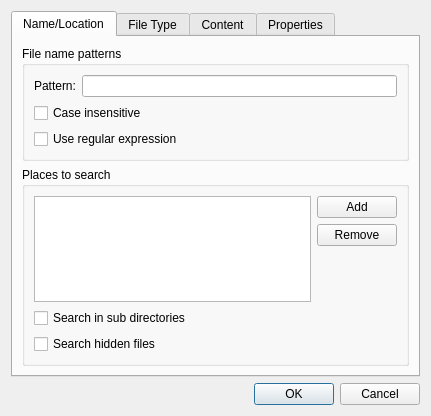
<?xml version="1.0" encoding="UTF-8"?>
<ui version="4.0">
 <class>FindFilesDialog</class>
 <widget class="QDialog" name="FindFilesDialog">
  <property name="geometry">
   <rect>
    <x>0</x>
    <y>0</y>
    <width>431</width>
    <height>416</height>
   </rect>
  </property>
  <property name="windowTitle">
   <string>Find Files</string>
  </property>
  <layout class="QVBoxLayout" name="verticalLayout">
   <item>
    <widget class="QTabWidget" name="tabWidget">
     <property name="currentIndex">
      <number>0</number>
     </property>
     <widget class="QWidget" name="tab">
      <attribute name="title">
       <string>Name/Location</string>
      </attribute>
      <layout class="QVBoxLayout" name="verticalLayout_4">
       <item>
        <widget class="QGroupBox" name="groupBox">
         <property name="title">
          <string>File name patterns</string>
         </property>
         <layout class="QFormLayout" name="formLayout">
          <item row="0" column="0">
           <widget class="QLabel" name="label">
            <property name="text">
             <string>Pattern:</string>
            </property>
           </widget>
          </item>
          <item row="0" column="1">
           <widget class="QLineEdit" name="lineEdit"/>
          </item>
          <item row="1" column="0" colspan="2">
           <widget class="QCheckBox" name="checkBox">
            <property name="text">
             <string>Case insensitive</string>
            </property>
           </widget>
          </item>
          <item row="2" column="0" colspan="2">
           <widget class="QCheckBox" name="checkBox_2">
            <property name="text">
             <string>Use regular expression</string>
            </property>
           </widget>
          </item>
         </layout>
        </widget>
       </item>
       <item>
        <widget class="QGroupBox" name="groupBox_2">
         <property name="title">
          <string>Places to search</string>
         </property>
         <layout class="QVBoxLayout" name="verticalLayout_3">
          <item>
           <layout class="QHBoxLayout" name="horizontalLayout">
            <item>
             <widget class="QListWidget" name="listWidget"/>
            </item>
            <item>
             <layout class="QVBoxLayout" name="verticalLayout_2">
              <item>
               <widget class="QPushButton" name="pushButton">
                <property name="text">
                 <string>Add</string>
                </property>
                <property name="icon">
                 <iconset theme="list-add">
                  <normaloff/>
                 </iconset>
                </property>
               </widget>
              </item>
              <item>
               <widget class="QPushButton" name="pushButton_2">
                <property name="text">
                 <string>Remove</string>
                </property>
                <property name="icon">
                 <iconset theme="list-remove">
                  <normaloff/>
                 </iconset>
                </property>
               </widget>
              </item>
              <item>
               <spacer name="verticalSpacer">
                <property name="orientation">
                 <enum>Qt::Vertical</enum>
                </property>
                <property name="sizeHint" stdset="0">
                 <size>
                  <width>20</width>
                  <height>40</height>
                 </size>
                </property>
               </spacer>
              </item>
             </layout>
            </item>
           </layout>
          </item>
          <item>
           <widget class="QCheckBox" name="checkBox_3">
            <property name="text">
             <string>Search in sub directories</string>
            </property>
           </widget>
          </item>
          <item>
           <widget class="QCheckBox" name="checkBox_4">
            <property name="text">
             <string>Search hidden files</string>
            </property>
           </widget>
          </item>
         </layout>
        </widget>
       </item>
      </layout>
     </widget>
     <widget class="QWidget" name="tab_2">
      <attribute name="title">
       <string>File Type</string>
      </attribute>
      <layout class="QVBoxLayout" name="verticalLayout_6">
       <item>
        <widget class="QGroupBox" name="groupBox_3">
         <property name="title">
          <string>File Type</string>
         </property>
         <layout class="QVBoxLayout" name="verticalLayout_5">
          <item>
           <widget class="QLabel" name="label_2">
            <property name="text">
             <string>Only search for files of following types:</string>
            </property>
           </widget>
          </item>
          <item>
           <widget class="QCheckBox" name="checkBox_5">
            <property name="text">
             <string>Text files</string>
            </property>
           </widget>
          </item>
          <item>
           <widget class="QCheckBox" name="checkBox_6">
            <property name="text">
             <string>Image files</string>
            </property>
           </widget>
          </item>
          <item>
           <widget class="QCheckBox" name="checkBox_7">
            <property name="text">
             <string>Audio files</string>
            </property>
           </widget>
          </item>
          <item>
           <widget class="QCheckBox" name="checkBox_8">
            <property name="text">
             <string>Video files</string>
            </property>
           </widget>
          </item>
          <item>
           <widget class="QCheckBox" name="checkBox_9">
            <property name="text">
             <string>Documents</string>
            </property>
           </widget>
          </item>
         </layout>
        </widget>
       </item>
       <item>
        <spacer name="verticalSpacer_2">
         <property name="orientation">
          <enum>Qt::Vertical</enum>
         </property>
         <property name="sizeHint" stdset="0">
          <size>
           <width>20</width>
           <height>40</height>
          </size>
         </property>
        </spacer>
       </item>
      </layout>
     </widget>
     <widget class="QWidget" name="tab_4">
      <attribute name="title">
       <string>Content</string>
      </attribute>
      <layout class="QVBoxLayout" name="verticalLayout_8">
       <item>
        <widget class="QGroupBox" name="groupBox_4">
         <property name="title">
          <string>File contains</string>
         </property>
         <layout class="QVBoxLayout" name="verticalLayout_7">
          <item>
           <widget class="QLineEdit" name="lineEdit_2"/>
          </item>
          <item>
           <widget class="QCheckBox" name="checkBox_10">
            <property name="text">
             <string>Case insensitive</string>
            </property>
           </widget>
          </item>
          <item>
           <widget class="QCheckBox" name="checkBox_11">
            <property name="text">
             <string>Use regular expression</string>
            </property>
           </widget>
          </item>
         </layout>
        </widget>
       </item>
       <item>
        <spacer name="verticalSpacer_3">
         <property name="orientation">
          <enum>Qt::Vertical</enum>
         </property>
         <property name="sizeHint" stdset="0">
          <size>
           <width>20</width>
           <height>40</height>
          </size>
         </property>
        </spacer>
       </item>
      </layout>
     </widget>
     <widget class="QWidget" name="tab_3">
      <attribute name="title">
       <string>Properties</string>
      </attribute>
      <layout class="QVBoxLayout" name="verticalLayout_9">
       <item>
        <widget class="QGroupBox" name="groupBox_5">
         <property name="title">
          <string>File Size</string>
         </property>
         <layout class="QFormLayout" name="formLayout_3">
          <item row="0" column="0">
           <widget class="QCheckBox" name="checkBox_12">
            <property name="text">
             <string>Bigger than:</string>
            </property>
           </widget>
          </item>
          <item row="0" column="1">
           <layout class="QHBoxLayout" name="horizontalLayout_2">
            <item>
             <widget class="QSpinBox" name="spinBox">
              <property name="enabled">
               <bool>false</bool>
              </property>
             </widget>
            </item>
            <item>
             <widget class="QComboBox" name="comboBox">
              <property name="enabled">
               <bool>false</bool>
              </property>
             </widget>
            </item>
           </layout>
          </item>
          <item row="1" column="0">
           <widget class="QCheckBox" name="checkBox_13">
            <property name="text">
             <string>Smaller than:</string>
            </property>
           </widget>
          </item>
          <item row="1" column="1">
           <layout class="QHBoxLayout" name="horizontalLayout_3">
            <item>
             <widget class="QSpinBox" name="spinBox_2">
              <property name="enabled">
               <bool>false</bool>
              </property>
             </widget>
            </item>
            <item>
             <widget class="QComboBox" name="comboBox_2">
              <property name="enabled">
               <bool>false</bool>
              </property>
             </widget>
            </item>
           </layout>
          </item>
         </layout>
        </widget>
       </item>
       <item>
        <widget class="QGroupBox" name="groupBox_6">
         <property name="title">
          <string>Last Modified Time</string>
         </property>
         <layout class="QFormLayout" name="formLayout_2">
          <item row="0" column="0">
           <widget class="QCheckBox" name="checkBox_14">
            <property name="text">
             <string>Earlier than:</string>
            </property>
           </widget>
          </item>
          <item row="0" column="1">
           <widget class="QDateTimeEdit" name="dateTimeEdit">
            <property name="enabled">
             <bool>false</bool>
            </property>
            <property name="calendarPopup">
             <bool>true</bool>
            </property>
           </widget>
          </item>
          <item row="1" column="0">
           <widget class="QCheckBox" name="checkBox_15">
            <property name="text">
             <string>Later than:</string>
            </property>
           </widget>
          </item>
          <item row="1" column="1">
           <widget class="QDateTimeEdit" name="dateTimeEdit_2">
            <property name="enabled">
             <bool>false</bool>
            </property>
            <property name="calendarPopup">
             <bool>true</bool>
            </property>
           </widget>
          </item>
         </layout>
        </widget>
       </item>
       <item>
        <spacer name="verticalSpacer_4">
         <property name="orientation">
          <enum>Qt::Vertical</enum>
         </property>
         <property name="sizeHint" stdset="0">
          <size>
           <width>20</width>
           <height>40</height>
          </size>
         </property>
        </spacer>
       </item>
      </layout>
     </widget>
    </widget>
   </item>
   <item>
    <widget class="QDialogButtonBox" name="buttonBox">
     <property name="orientation">
      <enum>Qt::Horizontal</enum>
     </property>
     <property name="standardButtons">
      <set>QDialogButtonBox::Cancel|QDialogButtonBox::Ok</set>
     </property>
    </widget>
   </item>
  </layout>
 </widget>
 <resources/>
 <connections>
  <connection>
   <sender>buttonBox</sender>
   <signal>accepted()</signal>
   <receiver>FindFilesDialog</receiver>
   <slot>accept()</slot>
   <hints>
    <hint type="sourcelabel">
     <x>222</x>
     <y>344</y>
    </hint>
    <hint type="destinationlabel">
     <x>157</x>
     <y>274</y>
    </hint>
   </hints>
  </connection>
  <connection>
   <sender>buttonBox</sender>
   <signal>rejected()</signal>
   <receiver>FindFilesDialog</receiver>
   <slot>reject()</slot>
   <hints>
    <hint type="sourcelabel">
     <x>290</x>
     <y>350</y>
    </hint>
    <hint type="destinationlabel">
     <x>286</x>
     <y>274</y>
    </hint>
   </hints>
  </connection>
  <connection>
   <sender>checkBox_14</sender>
   <signal>toggled(bool)</signal>
   <receiver>dateTimeEdit</receiver>
   <slot>setEnabled(bool)</slot>
   <hints>
    <hint type="sourcelabel">
     <x>129</x>
     <y>166</y>
    </hint>
    <hint type="destinationlabel">
     <x>294</x>
     <y>170</y>
    </hint>
   </hints>
  </connection>
  <connection>
   <sender>checkBox_15</sender>
   <signal>toggled(bool)</signal>
   <receiver>dateTimeEdit_2</receiver>
   <slot>setEnabled(bool)</slot>
   <hints>
    <hint type="sourcelabel">
     <x>91</x>
     <y>188</y>
    </hint>
    <hint type="destinationlabel">
     <x>302</x>
     <y>195</y>
    </hint>
   </hints>
  </connection>
  <connection>
   <sender>checkBox_12</sender>
   <signal>toggled(bool)</signal>
   <receiver>spinBox</receiver>
   <slot>setEnabled(bool)</slot>
   <hints>
    <hint type="sourcelabel">
     <x>102</x>
     <y>73</y>
    </hint>
    <hint type="destinationlabel">
     <x>184</x>
     <y>77</y>
    </hint>
   </hints>
  </connection>
  <connection>
   <sender>checkBox_12</sender>
   <signal>toggled(bool)</signal>
   <receiver>comboBox</receiver>
   <slot>setEnabled(bool)</slot>
   <hints>
    <hint type="sourcelabel">
     <x>49</x>
     <y>72</y>
    </hint>
    <hint type="destinationlabel">
     <x>357</x>
     <y>76</y>
    </hint>
   </hints>
  </connection>
  <connection>
   <sender>checkBox_13</sender>
   <signal>toggled(bool)</signal>
   <receiver>spinBox_2</receiver>
   <slot>setEnabled(bool)</slot>
   <hints>
    <hint type="sourcelabel">
     <x>123</x>
     <y>101</y>
    </hint>
    <hint type="destinationlabel">
     <x>186</x>
     <y>104</y>
    </hint>
   </hints>
  </connection>
  <connection>
   <sender>checkBox_13</sender>
   <signal>toggled(bool)</signal>
   <receiver>comboBox_2</receiver>
   <slot>setEnabled(bool)</slot>
   <hints>
    <hint type="sourcelabel">
     <x>53</x>
     <y>98</y>
    </hint>
    <hint type="destinationlabel">
     <x>339</x>
     <y>108</y>
    </hint>
   </hints>
  </connection>
 </connections>
</ui>
